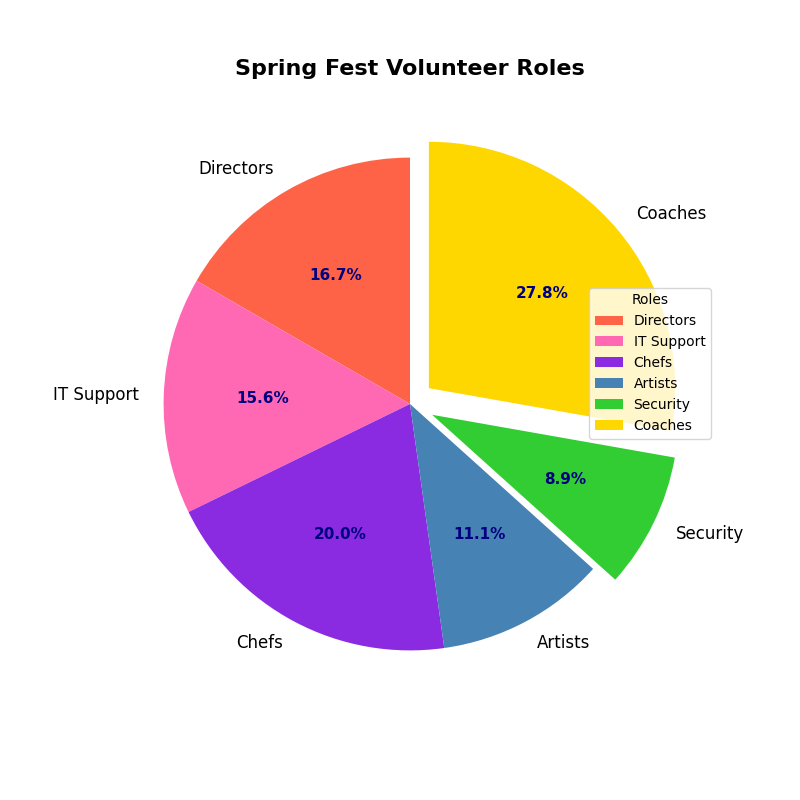

Reproduce this figure in Python.
import matplotlib.pyplot as plt

volunteer_roles = ['Directors', 'IT Support', 'Chefs', 'Artists', 'Security', 'Coaches']
volunteer_counts = [15, 14, 18, 10, 8, 25]
colors = ['#FF6347', '#FF69B4', '#8A2BE2', '#4682B4', '#32CD32', '#FFD700']

fig, ax = plt.subplots(figsize=(8, 8))
explode = (0, 0, 0, 0, 0.1, 0.1)

wedges, texts, autotexts = ax.pie(
    volunteer_counts,
    labels=volunteer_roles,
    colors=colors,
    autopct='%1.1f%%',
    startangle=90,
    explode=explode,
    shadow=False
)

for text in texts:
    text.set_fontsize(12)
    text.set_fontweight('regular')

for autotext in autotexts:
    autotext.set_fontsize(11)
    autotext.set_color('navy')
    autotext.set_fontweight('bold')

ax.set_title(
    "Spring Fest Volunteer Roles",
    fontsize=16, fontweight='bold', pad=15
)

ax.legend(
    wedges, volunteer_roles,
    title="Roles",
    loc="upper right",
    bbox_to_anchor=(1, 0.7)
)

ax.grid(visible=True)

plt.show()
